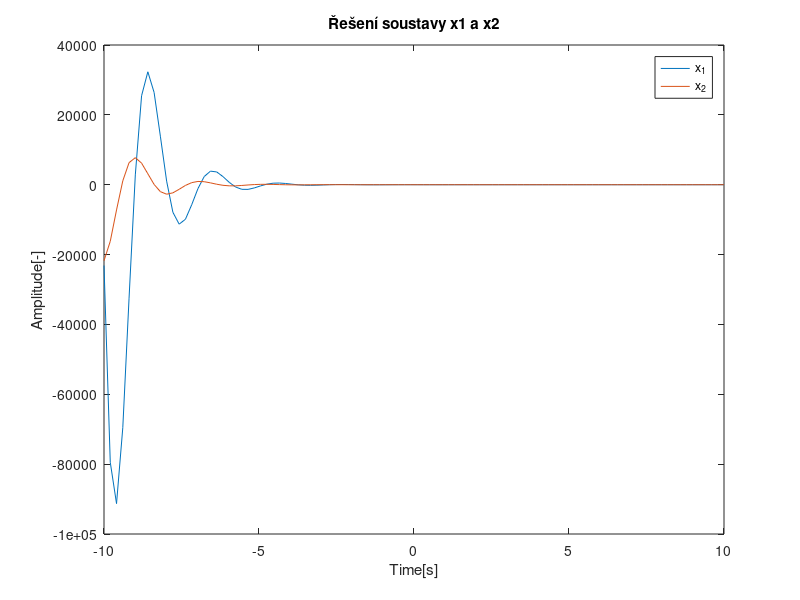

Source code (MATLAB):
%Ukol 2
figure;
t = linspace(-10,10);
x = 6*exp(-t).*cos(3*t) - 2*exp(-t).*sin(3*t);
y = - exp(-t).*sin(3*t);
plot(t,x,t,y);
xlabel('Time[s]');
ylabel('Amplitude[-]');
title('Řešení soustavy x1 a x2');
legend('x_{1}','x_{2}');
%print('Jojov Graf','-depsc')
return 

%Ukol3
t = linspace(-10,4);
x = 6*exp(-t).*cos(3*t) - 2*exp(-t).*sin(3*t);
y = - exp(-t).*sin(3*t);
plot(t,x,t,y);
xlabel('Time(s)');
title('Zobrazenie funkcii x1 a x2');
legend('x_{1}','x_{2}');
%print('Jojov Graf','-depsc')


%Ukol 5
A = [-4 2 0 0; -6 4 0 0; -3 3 2 -2; -9 9 2 -3];
B = [1 ; 0.5; 0 ;-1];
C = [4 0 0 0];
syms s
H = C *inv((s * eye(4) -A))* B

%Ukol 6
A = [1 0 0; 2 -2 -2; 1 2 0];
lambda = eig(A)

%Ukol 7

Hs = tf([1 -3], [1 1, 1 7])
fs = 10; % [Hz]
 
Ts = 1 / fs
Hz = c2d(Hs, Ts, 'zoh')  % impulseinvariant, matched
Hz = c2d(Hs, Ts, 'impulse')  % impulseinvariant, matched

%Ukol 8
sys = tf(1, [1 0.5 -1])
stable = isstable(sys)

root = abs (roots ([3 -1 0.5]))

sys = tf(1, [1 0 0])
stable = isstable(sys)
